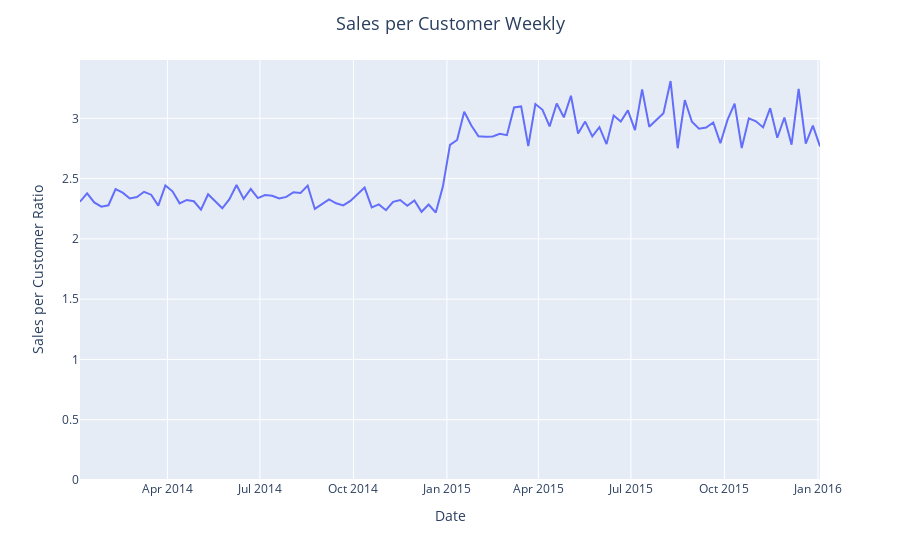

The code cell stored with this chart in its notebook:
### Code cell
Sales_per_Customer = Sales_weekly / Unique_customer_weekly
fig = px.line(Sales_per_Customer, x=Sales_per_Customer.index, y=Sales_per_Customer,
              labels={'y': 'Sales per Customer Ratio'})
fig.update_layout(title_text='Sales per Customer Weekly',
                  title_x=0.5, title_font=dict(size=18))
fig.update_yaxes(rangemode="tozero")
fig.show()
